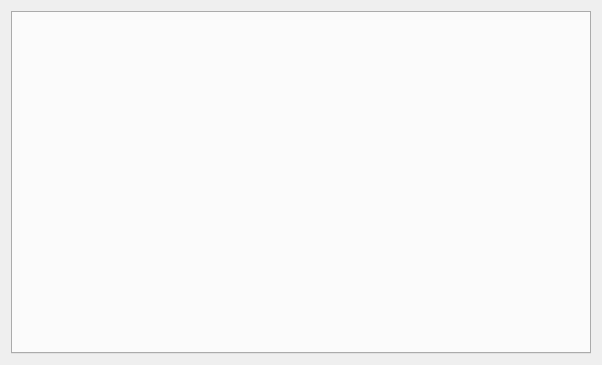
<?xml version="1.0" encoding="UTF-8"?>
<ui version="4.0">
 <class>SetupBrowser</class>
 <widget class="QDialog" name="SetupBrowser">
  <property name="geometry">
   <rect>
    <x>0</x>
    <y>0</y>
    <width>602</width>
    <height>365</height>
   </rect>
  </property>
  <property name="windowTitle">
   <string>Dialog</string>
  </property>
  <layout class="QVBoxLayout" name="verticalLayout">
   <item>
    <widget class="QTabWidget" name="tabMain"/>
   </item>
  </layout>
 </widget>
 <resources/>
 <connections/>
</ui>
